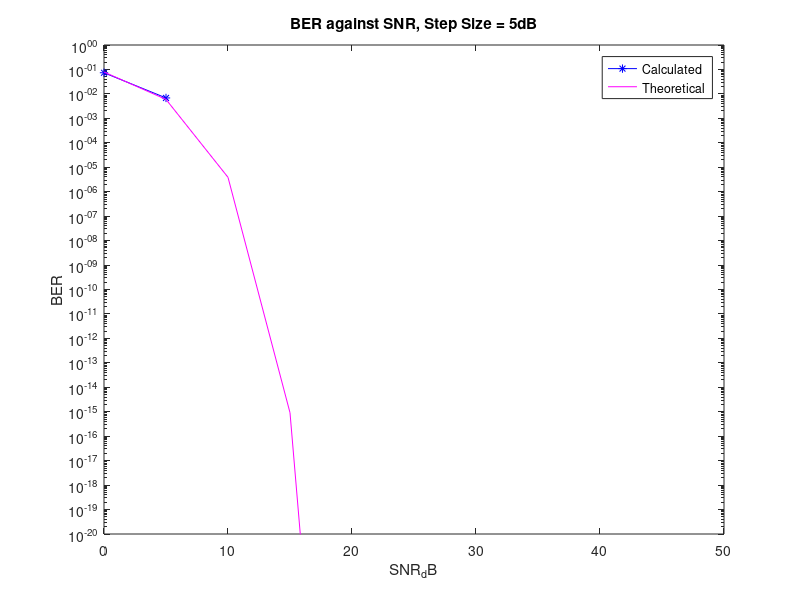
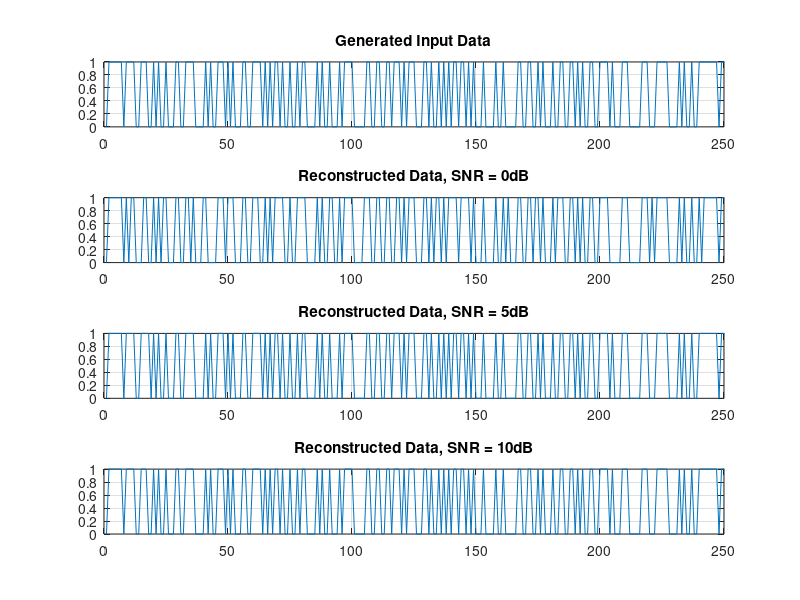
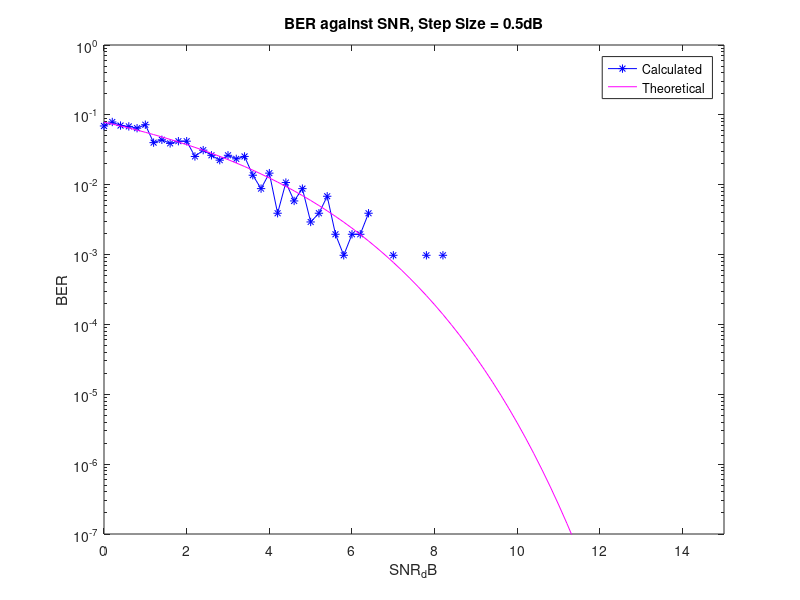

Source code (MATLAB) for these figures, in order:
%% Phase1: Data Generation 0dB to 50dB intervals = 5dB

clear all; close all; clc;

%----Set Variables----%
% Set number of bits for transmission
bits = 1024;

% Set range of SNR_dB values, increment by 0.2 to 30
SNR_dB = 0:5:50;

% Get SNR Values from SNR_dB
% SNR(dB) = 10log(SNR)
SNR = 10.^(SNR_dB / 10);

% Create vector to store all the BER
BER = zeros(1,length(SNR));

% Create vector to store all reconstructed data
reconstructed_data = zeros(length(SNR),bits);

% Set the no of runs of error calculation
noOfRun = 1;
     
% Generate Random Input Binary Data of stated length 1024
% transpose required to convert matrix 1024 x 1 to 1 x 1024
inputBinaryData = transpose(randi([0 1], bits, 1));

% Iterate through all the SNR values
for x = 1:length(SNR)
    sumError = 0;
    for y = 1:noOfRun
        %----Transmission Section----%
        
        % Convert Input Binary Data to +1 and -1
        % If Input Binary Data = 1, 2 * (1 - 0.5) = 1
        % If input Binary Data = 0, 2 * (0 - 0.5) = -1
        inputSignalData = 2 .* (inputBinaryData - 0.5);
        
        % Get Noise Power from SNR
        % SNR = S/N, where assume S = 1
        noisePower = 1 ./ SNR(x);
        
        % Generate noise signal of stated length 1024
        % Noise signal with uniform distribution and generated variance
        generatedNoise = randn(1,bits);
        
        % Noise Signal = sqrt(NoisePower/2) * randn(1,bits)
        noiseSignal = sqrt(noisePower/2) .* generatedNoise;
        
        % Generate Transmission Signal with added Noise
        transmissionSignal = inputSignalData + noiseSignal;
        
        %----Receiver Section----%
        
        % Generate Threshold Logic
        thresholdLevel = 0;
        receivedSignal = zeros(1,bits);
        errorCount = 0;
        
        % Iterate through transmitted signal bits
        for n = 1:bits
            % if transmissionSignal bit > threshold level,
            % append 1 to received signal
            if(transmissionSignal(n) > thresholdLevel)
                receivedSignal(n) = 1;
                % if transmissionSignal bit < threshold level,
                % append 0 to received signal
            elseif(transmissionSignal(n) < thresholdLevel)
                receivedSignal(n) = 0;
            end
            
            % If received bit is not the same as the input bit,
            % increment error count
            if(receivedSignal(n) ~= inputBinaryData(n))
                errorCount = errorCount + 1;
            end
        end
        
        % Compute bit error rate
        errorCount = errorCount ./ bits;
        
        %Accumulate the error of each run
        sumError = errorCount + sumError;
    end
    % Get average error from all the runs and store
    BER(x) = sumError / noOfRun;
    reconstructed_data(x,:) =  receivedSignal;
end

BER_Predicted = 1/2.*erfc(sqrt(SNR));
figure('Name','Measured Data');
semilogy(SNR_dB, BER, 'b-*');
xlabel('SNR_dB');
ylabel('BER');
title('BER against SNR, Step Size = 5dB');
hold on
semilogy (SNR_dB,BER_Predicted,'m');
legend('Calculated','Theoretical');
axis([0 50 10^(-20) 1]);
hold off

axis = 250;

figure('Name', 'Binary Data Comparison');
subplot(4,1,1);
plot(inputBinaryData);
title("Generated Input Data");
xlim([0 axis])
grid on

subplot(4,1,2);
plot(reconstructed_data(1,:));
title("Reconstructed Data, SNR = 0dB");
xlim([0 axis])
grid on

subplot(4,1,3);
plot(reconstructed_data(2,:));
title("Reconstructed Data, SNR = 5dB");
xlim([0 axis])
grid on

subplot(4,1,4);
plot(reconstructed_data(3,:));
title("Reconstructed Data, SNR = 10dB");
xlim([0 axis])
grid on

%% Phase1: Data Generation 0dB to 20dB intervals = 0.2dB

clear all; close all; clc;

%----Set Variables----%
% Set number of bits for transmission
bits = 1024;

% Set range of SNR_dB values, increment by 0.2 to 30
SNR_dB = 0:0.2:20;

% Get SNR Values from SNR_dB
% SNR(dB) = 10log(SNR)
SNR = 10.^(SNR_dB / 10);

% Create vector to store all the BER
BER = zeros(1,length(SNR));

% Create vector to store all reconstructed data
reconstructed_data = zeros(length(SNR),bits);

% Set the no of runs of error calculation
noOfRun = 1;
     
% Generate Random Input Binary Data of stated length 1024
% transpose required to convert matrix 1024 x 1 to 1 x 1024
inputBinaryData = transpose(randi([0 1], bits, 1));

% Iterate through all the SNR values
for x = 1:length(SNR)
    sumError = 0;
    for y = 1:noOfRun
        %----Transmission Section----%
        
        % Convert Input Binary Data to +1 and -1
        % If Input Binary Data = 1, 2 * (1 - 0.5) = 1
        % If input Binary Data = 0, 2 * (0 - 0.5) = -1
        inputSignalData = 2 .* (inputBinaryData - 0.5);
        
        % Get Noise Power from SNR
        % SNR = S/N, where assume S = 1
        noisePower = 1 ./ SNR(x);
        
        % Generate noise signal of stated length 1024
        % Noise signal with uniform distribution and generated variance
        generatedNoise = randn(1,bits);
        
        % Noise Signal = sqrt(NoisePower/2) * randn(1,bits)
        noiseSignal = sqrt(noisePower/2) .* generatedNoise;
        
        % Generate Transmission Signal with added Noise
        transmissionSignal = inputSignalData + noiseSignal;
        
        %----Receiver Section----%
        
        % Generate Threshold Logic
        thresholdLevel = 0;
        receivedSignal = zeros(1,bits);
        errorCount = 0;
        
        % Iterate through transmitted signal bits
        for n = 1:bits
            % if transmissionSignal bit > threshold level,
            % append 1 to received signal
            if(transmissionSignal(n) > thresholdLevel)
                receivedSignal(n) = 1;
                % if transmissionSignal bit < threshold level,
                % append 0 to received signal
            elseif(transmissionSignal(n) < thresholdLevel)
                receivedSignal(n) = 0;
            end
            
            % If received bit is not the same as the input bit,
            % increment error count
            if(receivedSignal(n) ~= inputBinaryData(n))
                errorCount = errorCount + 1;
            end
        end
        
        % Compute bit error rate
        errorCount = errorCount ./ bits;
        
        %Accumulate the error of each run
        sumError = errorCount + sumError;
    end
    % Get average error from all the runs and store
    BER(x) = sumError / noOfRun;
    reconstructed_data(x,:) =  receivedSignal;
end

BER_Predicted = 1/2.*erfc(sqrt(SNR));

figure('Name','Measured Data');
semilogy(SNR_dB, BER, 'b-*');
xlabel('SNR_dB');
ylabel('BER');
title('BER against SNR, Step Size = 0.5dB');
hold on
semilogy (SNR_dB,BER_Predicted,'m');
legend('Calculated','Theoretical');
axis([0 15 10^(-7) 1]);
hold off
